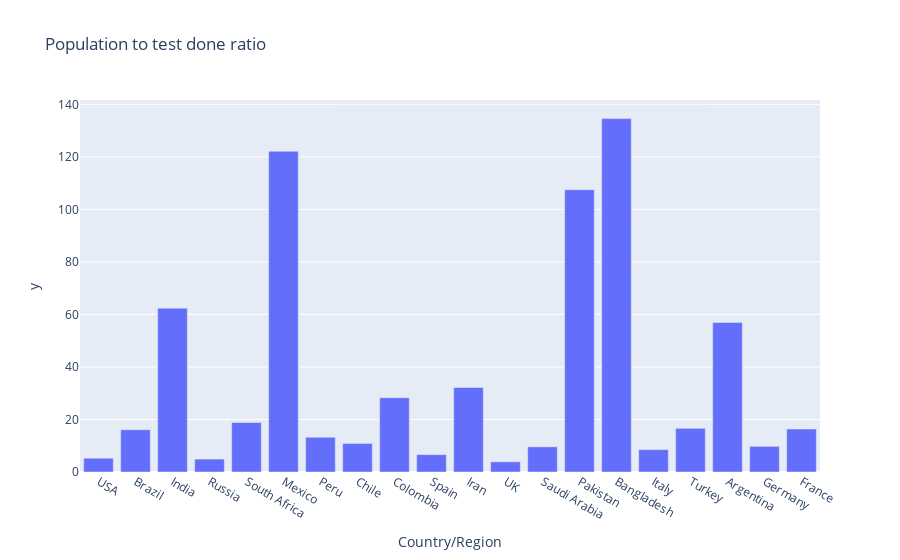

Notebook source saved alongside this figure:
### Code cell
fig=px.bar(worldometer_df.iloc[:20],x='Country/Region',y=population_test_ratio[:20],title='Population to test done ratio')
fig.show()

### Figure 1 — Plotly figure (JSON) as saved in the notebook; plotly's stock layout.template omitted (floating-point values rounded to 4 significant figures)
{"data": [{"alignmentgroup": "True", "hovertemplate": "Country/Region=%{x}<br>y=%{y}<extra></extra>", "legendgroup": "", "marker": {"color": "#636efa"}, "name": "", "offsetgroup": "", "orientation": "v", "showlegend": false, "textposition": "auto", "type": "bar", "x": ["USA", "Brazil", "India", "Russia", "South Africa", "Mexico", "Peru", "Chile", "Colombia", "Spain", "Iran", "UK", "Saudi Arabia", "Pakistan", "Bangladesh", "Italy", "Turkey", "Argentina", "Germany", "France"], "xaxis": "x", "y": [5.245, 16.11, 62.37, 4.911, 18.85, 122.1, 13.24, 10.87, 28.27, 6.619, 32.19, 3.878, 9.59, 107.5, 134.6, 8.515, 16.61, 56.93, 9.761, 16.35], "yaxis": "y"}], "layout": {"barmode": "relative", "legend": {"tracegroupgap": 0}, "title": {"text": "Population to test done ratio"}, "xaxis": {"anchor": "y", "domain": [0, 1], "title": {"text": "Country/Region"}}, "yaxis": {"anchor": "x", "domain": [0, 1], "title": {"text": "y"}}}}
